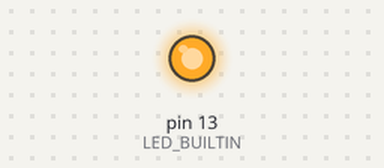
This sketch was run on a simulated Arduino Uno, built with avr-gcc and run on an emulated ATmega328P. Parts: output pins drawn as LEDs (lit = HIGH).

Above: at 0.02 s.
At 6.9 s:
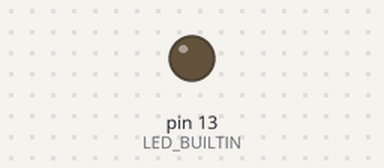
Timing chart, 0 to 10.4 s (numbered marks = the images above):
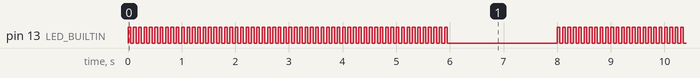

The sketch:

urgent.ino
```cpp
void setup() {

  pinMode(LED_BUILTIN, OUTPUT);
}


void loop() {
  for (int i=0; i<60 ; i++) {
  digitalWrite(LED_BUILTIN, HIGH);
  delay(50);
  digitalWrite(LED_BUILTIN, LOW);
  delay(50);
  }
  delay(2000);
}
```

Measured:
- by itself, pin 13 (LED_BUILTIN): moves between LOW and HIGH, repeating every 8.0 s
